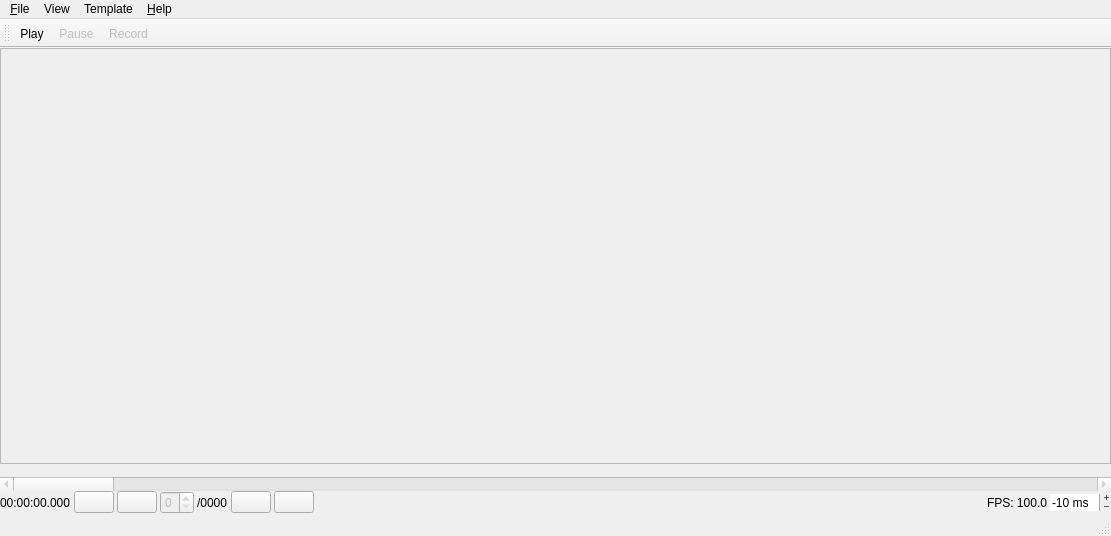
<?xml version="1.0" encoding="UTF-8"?>
<ui version="4.0">
 <class>MainWindow</class>
 <widget class="QMainWindow" name="MainWindow">
  <property name="geometry">
   <rect>
    <x>0</x>
    <y>0</y>
    <width>1111</width>
    <height>536</height>
   </rect>
  </property>
  <property name="sizePolicy">
   <sizepolicy hsizetype="MinimumExpanding" vsizetype="MinimumExpanding">
    <horstretch>0</horstretch>
    <verstretch>0</verstretch>
   </sizepolicy>
  </property>
  <property name="contextMenuPolicy">
   <enum>Qt::ActionsContextMenu</enum>
  </property>
  <property name="windowTitle">
   <string>Spotter</string>
  </property>
  <property name="windowIcon">
   <iconset resource="icons.qrc">
    <normaloff>:/icon64.svg</normaloff>:/icon64.svg</iconset>
  </property>
  <widget class="QWidget" name="centralwidget">
   <property name="styleSheet">
    <string notr="true"/>
   </property>
   <layout class="QGridLayout" name="gridLayout">
    <property name="margin">
     <number>0</number>
    </property>
    <item row="0" column="3" rowspan="3">
     <layout class="QHBoxLayout" name="frame_parameters">
      <property name="spacing">
       <number>0</number>
      </property>
      <property name="leftMargin">
       <number>0</number>
      </property>
     </layout>
    </item>
    <item row="1" column="2">
     <spacer name="horizontalSpacer">
      <property name="orientation">
       <enum>Qt::Horizontal</enum>
      </property>
      <property name="sizeHint" stdset="0">
       <size>
        <width>1024</width>
        <height>1</height>
       </size>
      </property>
     </spacer>
    </item>
    <item row="0" column="2">
     <layout class="QHBoxLayout" name="frame_video">
      <property name="spacing">
       <number>0</number>
      </property>
      <item>
       <widget class="QFrame" name="frame">
        <property name="sizePolicy">
         <sizepolicy hsizetype="MinimumExpanding" vsizetype="MinimumExpanding">
          <horstretch>0</horstretch>
          <verstretch>0</verstretch>
         </sizepolicy>
        </property>
        <property name="styleSheet">
         <string notr="true">background-image: url(:/logo_name_translucent.png); background-repeat: no-repeat; background-position: center center;</string>
        </property>
        <property name="frameShape">
         <enum>QFrame::StyledPanel</enum>
        </property>
        <property name="frameShadow">
         <enum>QFrame::Sunken</enum>
        </property>
        <layout class="QGridLayout" name="gridLayout_2"/>
       </widget>
      </item>
     </layout>
    </item>
    <item row="2" column="2">
     <layout class="QGridLayout" name="gridLayout_3">
      <property name="sizeConstraint">
       <enum>QLayout::SetDefaultConstraint</enum>
      </property>
      <property name="horizontalSpacing">
       <number>3</number>
      </property>
      <property name="verticalSpacing">
       <number>0</number>
      </property>
      <property name="leftMargin">
       <number>0</number>
      </property>
      <item row="1" column="2">
       <widget class="QPushButton" name="pushButton_2">
        <property name="sizePolicy">
         <sizepolicy hsizetype="Maximum" vsizetype="Fixed">
          <horstretch>0</horstretch>
          <verstretch>0</verstretch>
         </sizepolicy>
        </property>
       </widget>
      </item>
      <item row="1" column="8">
       <widget class="QLabel" name="lbl_fps">
        <property name="minimumSize">
         <size>
          <width>55</width>
          <height>0</height>
         </size>
        </property>
        <property name="toolTip">
         <string>Interface refresh rate, NOT the acquisition rate if grabbing from a camera.</string>
        </property>
        <property name="frameShape">
         <enum>QFrame::NoFrame</enum>
        </property>
        <property name="text">
         <string>FPS: 100.0</string>
        </property>
       </widget>
      </item>
      <item row="1" column="6">
       <widget class="QPushButton" name="pushButton_4">
        <property name="sizePolicy">
         <sizepolicy hsizetype="Maximum" vsizetype="Fixed">
          <horstretch>0</horstretch>
          <verstretch>0</verstretch>
         </sizepolicy>
        </property>
       </widget>
      </item>
      <item row="1" column="3">
       <widget class="QSpinBox" name="spin_index">
        <property name="enabled">
         <bool>false</bool>
        </property>
        <property name="maximum">
         <number>1</number>
        </property>
       </widget>
      </item>
      <item row="1" column="7">
       <spacer name="horizontalSpacer_2">
        <property name="orientation">
         <enum>Qt::Horizontal</enum>
        </property>
        <property name="sizeHint" stdset="0">
         <size>
          <width>40</width>
          <height>20</height>
         </size>
        </property>
       </spacer>
      </item>
      <item row="1" column="1">
       <widget class="QPushButton" name="pushButton">
        <property name="sizePolicy">
         <sizepolicy hsizetype="Maximum" vsizetype="Fixed">
          <horstretch>0</horstretch>
          <verstretch>0</verstretch>
         </sizepolicy>
        </property>
       </widget>
      </item>
      <item row="1" column="5">
       <widget class="QPushButton" name="pushButton_3">
        <property name="sizePolicy">
         <sizepolicy hsizetype="Maximum" vsizetype="Fixed">
          <horstretch>0</horstretch>
          <verstretch>0</verstretch>
         </sizepolicy>
        </property>
       </widget>
      </item>
      <item row="1" column="4">
       <widget class="QLabel" name="lbl_num_frames">
        <property name="text">
         <string>/0000</string>
        </property>
       </widget>
      </item>
      <item row="1" column="0">
       <widget class="QLabel" name="lbl_frame_t">
        <property name="text">
         <string>00:00:00.000</string>
        </property>
       </widget>
      </item>
      <item row="1" column="9">
       <widget class="QSpinBox" name="spin_offset">
        <property name="focusPolicy">
         <enum>Qt::NoFocus</enum>
        </property>
        <property name="toolTip">
         <string>Bias GUI refresh interval</string>
        </property>
        <property name="frame">
         <bool>false</bool>
        </property>
        <property name="buttonSymbols">
         <enum>QAbstractSpinBox::PlusMinus</enum>
        </property>
        <property name="accelerated">
         <bool>true</bool>
        </property>
        <property name="suffix">
         <string extracomment="offset"> ms</string>
        </property>
        <property name="minimum">
         <number>-99</number>
        </property>
        <property name="maximum">
         <number>999</number>
        </property>
        <property name="value">
         <number>-10</number>
        </property>
       </widget>
      </item>
      <item row="0" column="0" colspan="10">
       <widget class="QScrollBar" name="scrollbar_t">
        <property name="enabled">
         <bool>false</bool>
        </property>
        <property name="sizePolicy">
         <sizepolicy hsizetype="MinimumExpanding" vsizetype="Fixed">
          <horstretch>0</horstretch>
          <verstretch>0</verstretch>
         </sizepolicy>
        </property>
        <property name="orientation">
         <enum>Qt::Horizontal</enum>
        </property>
        <property name="invertedAppearance">
         <bool>false</bool>
        </property>
        <property name="invertedControls">
         <bool>true</bool>
        </property>
       </widget>
      </item>
     </layout>
    </item>
   </layout>
  </widget>
  <widget class="QMenuBar" name="menubar">
   <property name="geometry">
    <rect>
     <x>0</x>
     <y>0</y>
     <width>1111</width>
     <height>23</height>
    </rect>
   </property>
   <widget class="QMenu" name="menu_File">
    <property name="title">
     <string>&amp;File</string>
    </property>
    <widget class="QMenu" name="menu_Open">
     <property name="title">
      <string>&amp;Open</string>
     </property>
     <addaction name="actionFile"/>
     <addaction name="actionCamera"/>
    </widget>
    <widget class="QMenu" name="menu_Save">
     <property name="enabled">
      <bool>false</bool>
     </property>
     <property name="title">
      <string>&amp;Save</string>
     </property>
     <addaction name="action_Transcode_Video"/>
     <addaction name="actionParameters"/>
    </widget>
    <widget class="QMenu" name="menuLoad">
     <property name="enabled">
      <bool>false</bool>
     </property>
     <property name="title">
      <string>Load</string>
     </property>
     <addaction name="action_Parameters"/>
    </widget>
    <addaction name="menu_Open"/>
    <addaction name="menuLoad"/>
    <addaction name="menu_Save"/>
    <addaction name="separator"/>
    <addaction name="actionE_xit"/>
   </widget>
   <widget class="QMenu" name="menuHelp">
    <property name="title">
     <string>&amp;Help</string>
    </property>
    <addaction name="actionAbout"/>
   </widget>
   <widget class="QMenu" name="menuTemplate">
    <property name="title">
     <string>Template</string>
    </property>
    <addaction name="actionLoadConfig"/>
    <addaction name="actionSaveConfig"/>
    <addaction name="separator"/>
    <addaction name="actionRemoveTemplate"/>
   </widget>
   <widget class="QMenu" name="menuView">
    <property name="title">
     <string>View</string>
    </property>
    <addaction name="actionOnTop"/>
   </widget>
   <addaction name="menu_File"/>
   <addaction name="menuView"/>
   <addaction name="menuTemplate"/>
   <addaction name="menuHelp"/>
  </widget>
  <widget class="QStatusBar" name="statusbar"/>
  <widget class="QToolBar" name="toolBar">
   <property name="enabled">
    <bool>true</bool>
   </property>
   <property name="contextMenuPolicy">
    <enum>Qt::ActionsContextMenu</enum>
   </property>
   <property name="windowTitle">
    <string>toolBar</string>
   </property>
   <property name="layoutDirection">
    <enum>Qt::LeftToRight</enum>
   </property>
   <attribute name="toolBarArea">
    <enum>TopToolBarArea</enum>
   </attribute>
   <attribute name="toolBarBreak">
    <bool>false</bool>
   </attribute>
   <addaction name="actionPlay"/>
   <addaction name="actionPause"/>
   <addaction name="actionRecord"/>
  </widget>
  <action name="actionE_xit">
   <property name="text">
    <string>E&amp;xit</string>
   </property>
  </action>
  <action name="actionCamera">
   <property name="icon">
    <iconset resource="images.qrc">
     <normaloff>:/LiveCam.png</normaloff>:/LiveCam.png</iconset>
   </property>
   <property name="text">
    <string>&amp;Camera</string>
   </property>
   <property name="shortcut">
    <string>Ctrl+D</string>
   </property>
  </action>
  <action name="actionFile">
   <property name="text">
    <string>&amp;File</string>
   </property>
   <property name="toolTip">
    <string>Open video file</string>
   </property>
   <property name="shortcut">
    <string>Ctrl+O</string>
   </property>
  </action>
  <action name="actionSave">
   <property name="enabled">
    <bool>false</bool>
   </property>
   <property name="text">
    <string>&amp;Transcode</string>
   </property>
  </action>
  <action name="action_Parameters">
   <property name="enabled">
    <bool>false</bool>
   </property>
   <property name="text">
    <string>&amp;Parameters</string>
   </property>
  </action>
  <action name="action_Transcode_Video">
   <property name="text">
    <string>&amp;Transcode Video</string>
   </property>
  </action>
  <action name="actionParameters">
   <property name="enabled">
    <bool>false</bool>
   </property>
   <property name="text">
    <string>Parameters</string>
   </property>
  </action>
  <action name="actionAbout">
   <property name="icon">
    <iconset resource="icons.qrc">
     <normaloff>:/icon64.svg</normaloff>:/icon64.svg</iconset>
   </property>
   <property name="text">
    <string>&amp;About</string>
   </property>
  </action>
  <action name="actionRecord">
   <property name="checkable">
    <bool>true</bool>
   </property>
   <property name="enabled">
    <bool>false</bool>
   </property>
   <property name="icon">
    <iconset resource="icons.qrc">
     <normaloff>:/record_on.png</normaloff>:/record_on.png</iconset>
   </property>
   <property name="text">
    <string>Record</string>
   </property>
   <property name="toolTip">
    <string>Record Video</string>
   </property>
  </action>
  <action name="actionArduino">
   <property name="enabled">
    <bool>false</bool>
   </property>
   <property name="icon">
    <iconset resource="icons.qrc">
     <normaloff>:/arduino_off.svg</normaloff>:/arduino_off.svg</iconset>
   </property>
   <property name="text">
    <string>Arduino</string>
   </property>
   <property name="toolTip">
    <string>Arduino State</string>
   </property>
  </action>
  <action name="actionLoadConfig">
   <property name="text">
    <string>Load</string>
   </property>
   <property name="shortcut">
    <string>Ctrl+T</string>
   </property>
  </action>
  <action name="actionSaveConfig">
   <property name="text">
    <string>Save</string>
   </property>
   <property name="toolTip">
    <string>Save current configuration</string>
   </property>
  </action>
  <action name="actionRemoveTemplate">
   <property name="text">
    <string>Remove all</string>
   </property>
  </action>
  <action name="actionSourceProperties">
   <property name="text">
    <string>Source Props</string>
   </property>
  </action>
  <action name="actionOnTop">
   <property name="checkable">
    <bool>true</bool>
   </property>
   <property name="text">
    <string>Always on Top</string>
   </property>
  </action>
  <action name="action_clearRecentFiles">
   <property name="text">
    <string>Clear recent</string>
   </property>
   <property name="toolTip">
    <string>Clear list of recently opened files</string>
   </property>
  </action>
  <action name="actionPlay">
   <property name="checkable">
    <bool>true</bool>
   </property>
   <property name="icon">
    <iconset resource="icons.qrc">
     <normaloff>:/play.png</normaloff>:/play.png</iconset>
   </property>
   <property name="text">
    <string>Play</string>
   </property>
   <property name="toolTip">
    <string>Start playback</string>
   </property>
  </action>
  <action name="actionPause">
   <property name="checkable">
    <bool>true</bool>
   </property>
   <property name="enabled">
    <bool>false</bool>
   </property>
   <property name="icon">
    <iconset resource="icons.qrc">
     <normaloff>:/pause.png</normaloff>:/pause.png</iconset>
   </property>
   <property name="text">
    <string>Pause</string>
   </property>
   <property name="toolTip">
    <string>Pause display</string>
   </property>
   <property name="shortcut">
    <string>Space</string>
   </property>
  </action>
  <action name="actionRepeat">
   <property name="checkable">
    <bool>true</bool>
   </property>
   <property name="text">
    <string>Repeat</string>
   </property>
   <property name="toolTip">
    <string>Loop video source</string>
   </property>
  </action>
  <action name="actionRewind">
   <property name="text">
    <string>Rewind</string>
   </property>
   <property name="toolTip">
    <string>Rewind to first frame</string>
   </property>
  </action>
  <action name="actionFastForward">
   <property name="text">
    <string>FastForward</string>
   </property>
   <property name="toolTip">
    <string>Jump to last frame</string>
   </property>
  </action>
 </widget>
 <resources>
  <include location="icons.qrc"/>
  <include location="images.qrc"/>
 </resources>
 <connections/>
</ui>
